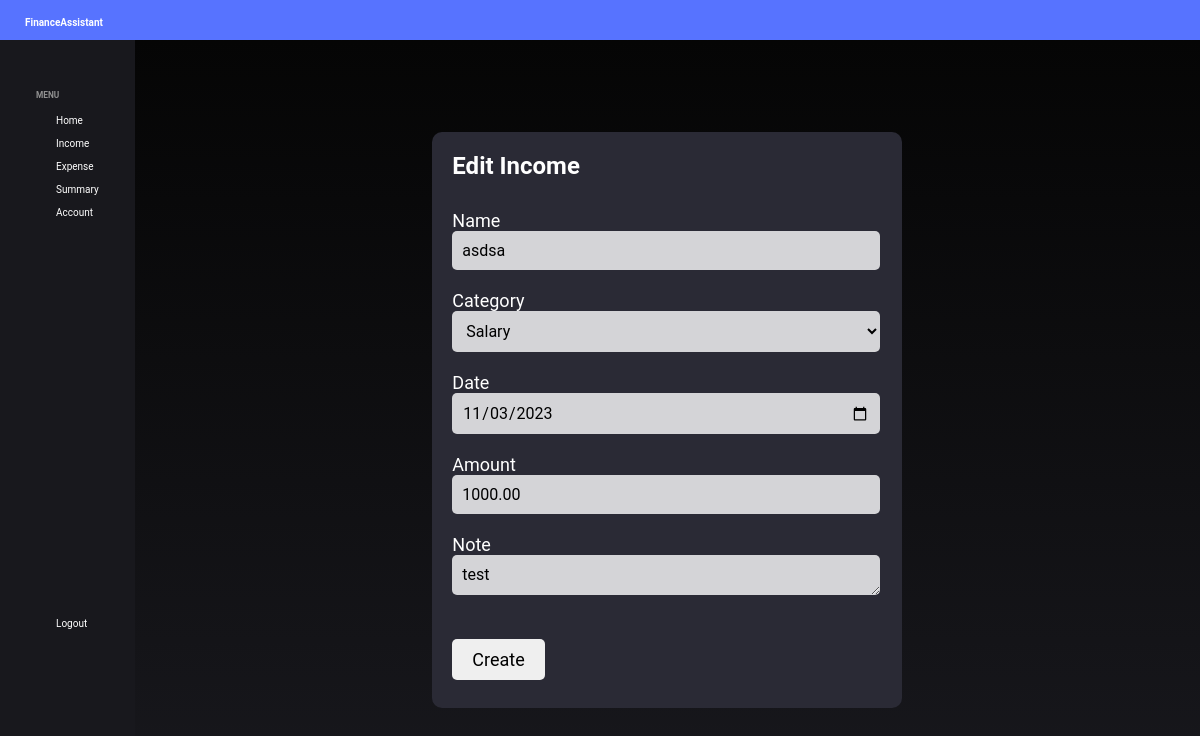
The app's page /income/7/update (signed in) with its own data.
### app/models.py (models this page shows)
class Income(db.Model):
    __tablename__ = 'incomes'
    id = db.Column(db.Integer, primary_key=True)
    user_id = db.Column(db.Integer, db.ForeignKey('users.id'))
    category_id = db.Column(db.Integer, db.ForeignKey('income_categories.id'))
    name = db.Column(db.String(25),unique=True, nullable=False)
    date = db.Column(db.Date, nullable=False, default=datetime.utcnow)
    amount = db.Column(db.Float, nullable=False)
    note = db.Column(db.String(40), nullable=False, default='')

### app/routes.py (the view, shortened to what this page needs)
@app.route("/income/<int:income_id>/update", methods=['GET', 'POST'])
@login_required
def update_income(income_id):
    income = Income.query.filter_by(id=income_id, user=current_user).first_or_404()
    form = CreateIncomeForm()
    form.name.data = income.name
    form.category.data = income.category
    form.date.data = income.date
    form.amount.data = income.amount
    form.note.data = income.note
    return render_template('edit_income.html',form=form)

### app/forms.py (shortened to what this page needs)
class CreateIncomeForm(FlaskForm):
    name = StringField('Name', validators=[DataRequired(),Length(min=2, max=25)])
    category = SelectField('Category', choices=['Salary','Bonus','Gift','Rent','Scholarship','Investment','Other'])
    date = DateField('Date')
    amount = DecimalField('Amount',places=2, validators=[DataRequired(),NumberRange(min=0.01)])
    note = TextAreaField('Note', validators=[DataRequired(), Length(min=2,max=45)])
    submit = SubmitField('Create')

### app/models.py (called while the page is built)
@login_manager.user_loader
def load_user(user_id):
    return User.query.get(int(user_id))

### app/routes.py (called while the page is built)
@app.context_processor
def utility_processor():
    def is_expense(transaction):
        return isinstance(transaction, Expense)
    def is_income(transaction):
        return isinstance(transaction, Income)
    return dict(is_expense=is_expense, is_income=is_income)

### app/templates/edit_income.html (shortened to what this page needs)
{% extends "base.html" %}
{% block content %}
<div class="empty">
</div>
<div class="test">
    <div class="inc-content-section">
        <form method="POST" action="">
            <fieldset class="form-group">
                <legend class="ln-title">Edit Income</legend>
                <div class="form-group">
                    {{ form.name.label(class="form-control-label") }}
                    {% if form.name.errors %}
                        {{ form.name(class="form-control form-control-lg is-invalid") }}
                        <div class="invalid-feedback">
                            {% for error in form.name.errors %}
                                <span>{{ error }}</span>
                            {% endfor %}
                        </div>
                    {% else %}
                        {{ form.name(class="form-control form-control-lg") }}
                    {% endif %}
                </div>
                <div class="form-group">
                    {{ form.category.label(class="form-control-label") }}
                    {% if form.category.errors %}
                        {{ form.category(class="form-control form-control-lg is-invalid") }}
                        <div class="invalid-feedback">
                            {% for error in form.category.errors %}
                                <span>{{ error }}</span>
                            {% endfor %}
                        </div>
                    {% else %}
                        {{ form.category(class="form-control form-control-lg") }}
                    {% endif %}
                </div>
                <div class="form-group">
                    {{ form.date.label(class="form-control-label") }}
                    {% if form.date.errors %}
                        {{ form.date(class="form-control form-control-lg is-invalid") }}
                        <div class="invalid-feedback">
                            {% for error in form.date.errors %}
                                <span>{{ error }}</span>
                            {% endfor %}
                        </div>
                    {% else %}
                        {{ form.date(class="form-control form-control-lg") }}
                    {% endif %}
                </div>
                <div class="form-group">
                    {{ form.amount.label(class="form-control-label") }}
                    {% if form.amount.errors %}
                        {{ form.amount(class="form-control form-control-lg is-invalid") }}
                        <div class="invalid-feedback">
                            {% for error in form.amount.errors %}
                                <span>{{ error }}</span>
                            {% endfor %}
                        </div>
                    {% else %}
                        {{ form.amount(class="form-control form-control-lg") }}
                    {% endif %}
                </div>
                <div class="form-group">
                    {{ form.note.label(class="form-control-label") }}
                    {% if form.note.errors %}
                        {{ form.note(class="form-control form-control-lg is-invalid") }}
                        <div class="invalid-feedback">
                            {% for error in form.note.errors %}
                                <span>{{ error }}</span>
                            {% endfor %}
                        </div>
                    {% else %}
                        {{ form.note(class="form-control form-control-note") }}
                    {% endif %}
                </div>
            </fieldset>
            <div class="form-group">
                {{ form.submit(class="btn") }}
            </div>
        </form>
    </div>
</div>
{% endblock content %}

### app/static/main.css (style rules this page uses)
* { margin: 0; padding: 0; box-sizing: border-box; font-family: 'Roboto', sans-serif; }
html, body { display: grid; grid-template-rows: 1fr auto; background: linear-gradient(#050505, #18181d); height: 100vh; }
.inc-content-section, .exp-content-section { width: 65vh; max-width: 470px; padding: 20px 20px 0 20px; background-color: #2a2a35; border-radius: 10px; min-height: 72vh; }
.test { width: auto; height: auto; display: flex; justify-content: center; align-items: center; }
.form-group legend { font-size: 24px; font-weight: bold; margin-bottom: 20px; padding-bottom: 10px; }
.rg-title, .ln-title { color: white; }
.form-group { margin-bottom: 20px; min-width: 450px; border: none; }
.form-control-label { font-size: 18px; color: white; }
.form-control,.form-control-p, .form-control-lg,.form-control-note { padding: 10px; font-size: 16px; background-color: rgba(255, 255, 255, 0.8); border: none; border-radius: 5px; color: #000000; }
.form-control,.form-control-p, .form-control-lg { width: 95%; }
.form-control-note { max-width: 95%; min-width: 95%; min-height: 40px; max-height: 40px; }
.btn { padding: 10px 20px; font-size: 18px; border: none; border-radius: 5px; cursor: pointer; }

### records on screen
Income: name "asdsa", category "Salary", date "11/03/2023", amount "1000.00", note "test"
